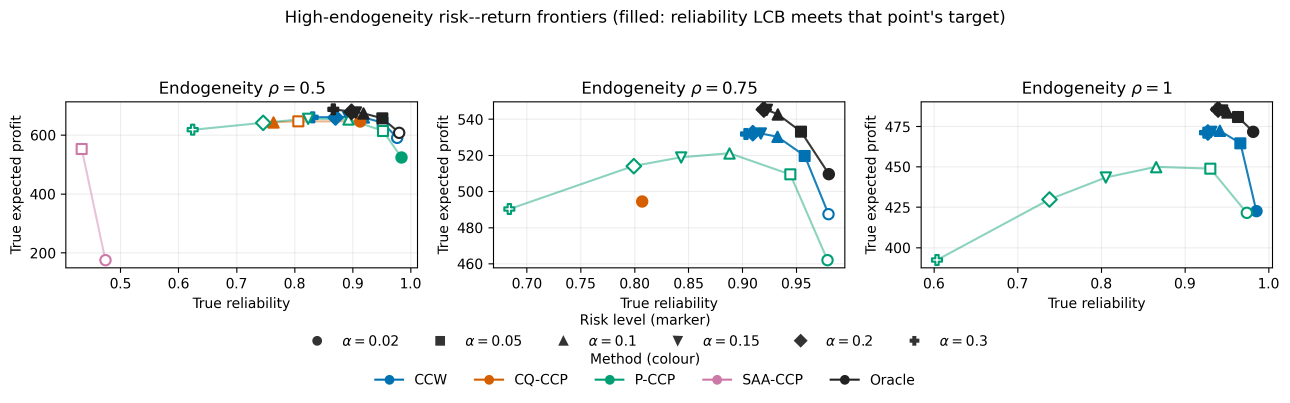
#> input picture experiments/frontier/high_endogeneity_pareto_frontier.png, 3868 x 1209 px (shown at 1/3 size)
$ python layout_archive_fig4.py high_endogeneity_pareto_frontier.png out.png
#> lines starting #> are read from the running program, lines starting #| are printed output that depends on the picture
"""Reproduce Figure 4 at print size from its archived bitmap.

Usage: python plot_fig4.py high_endogeneity_pareto_frontier.png fig4_large.pdf
Requires Pillow, numpy, and matplotlib. Source data areas are embedded as
unresampled image crops; all text and the method key are redrawn as vectors.
Tick centers refer to pixel centers in the original 3868 by 1209 PNG.
"""

import argparse
import hashlib
from pathlib import Path

import matplotlib
matplotlib.use("Agg")
from matplotlib import pyplot as plt
from matplotlib.lines import Line2D
import numpy as np
from PIL import Image


SOURCE_HASH = "55d17d706e07362d4f823e7d2cc5dd3cb33e04711da743e3b9b94f3f8eb3ab27"
WIDTH_IN = 6.5
HEIGHT_IN = 1.84
PLOT_WIDTH_IN = 1.74
PLOT_BOTTOM_IN = 0.72

# Pillow crop coordinates are half open. Each crop includes the original
# enclosing frame as well as every pixel of the data region.
PANELS = (
    {
        "box": (196, 304, 1254, 805), "left_in": 0.53, "rho": "0.50",
        "xpos": (361, 535, 710, 884, 1058, 1232),
        "xtext": ("0.5", "0.6", "0.7", "0.8", "0.9", "1.0"),
        "ypos": (758, 582, 405), "ytext": ("200", "400", "600"),
    },
    {
        "box": (1479, 304, 2536, 805), "left_in": 2.61, "rho": "0.75",
        "xpos": (1580, 1742, 1904, 2065, 2227, 2389),
        "xtext": ("0.70", "0.75", "0.80", "0.85", "0.90", "0.95"),
        "ypos": (791, 683, 574, 466, 357), "ytext": ("460", "480", "500", "520", "540"),
    },
    {
        "box": (2762, 304, 3819, 805), "left_in": 4.68, "rho": "1.00",
        "xpos": (2802, 3053, 3304, 3555, 3806),
        "xtext": ("0.6", "0.7", "0.8", "0.9", "1.0"),
        "ypos": (743, 621, 500, 379), "ytext": ("400", "425", "450", "475"),
    },
)
METHODS = (
    ("CCW", "#0072b2"), ("CQ-CCP", "#d55e00"), ("P-CCP", "#009e73"),
    ("SAA-CCP", "#cc79a7"), ("Oracle", "#222222"),
)


def draw_panel(fig, archive, panel):
    left, top, right, bottom = panel["box"]
    width, height = right - left, bottom - top
    height_in = PLOT_WIDTH_IN * height / width
    ax = fig.add_axes([
        panel["left_in"] / WIDTH_IN, PLOT_BOTTOM_IN / HEIGHT_IN,
        PLOT_WIDTH_IN / WIDTH_IN, height_in / HEIGHT_IN,
    ])
    ax.imshow(
        np.asarray(archive.crop(panel["box"])), extent=(0, 1, 0, 1),
        origin="upper", interpolation="none", resample=False, aspect="auto",
    )
    for spine in ax.spines.values():
        spine.set_linewidth(0.5)
    ax.set_xticks([(x - left + 0.5) / width for x in panel["xpos"]])
    ax.set_xticklabels(panel["xtext"])
    ax.set_yticks([(bottom - y - 0.5) / height for y in panel["ypos"]])
    ax.set_yticklabels(panel["ytext"])
    for label in ax.get_xticklabels() + ax.get_yticklabels():
        label.set_fontstretch("condensed")
    ax.tick_params(length=2.4, width=0.55, pad=2.1, labelsize=8)
    ax.set_title(r"$\rho = " + panel["rho"] + "$", fontsize=9.3, pad=3.5)
    return height_in


def render(source, output):
    if hashlib.sha256(source.read_bytes()).hexdigest() != SOURCE_HASH:
        raise ValueError("The input does not match the archived source figure.")
    plt.rcParams.update({
        "font.family": "DejaVu Sans", "font.size": 8.5, "pdf.fonttype": 42,
        "pdf.compression": 9, "image.composite_image": False,
        "mathtext.fontset": "dejavusans",
    })
    fig = plt.figure(figsize=(WIDTH_IN, HEIGHT_IN))
    with Image.open(source) as source_image:
#> source_image is the input picture: PIL image 3868x1209 RGBA; mean R, G, B, A 244.8, 245.7, 245.7, 255
        archive = source_image.convert("RGB")
        for panel in PANELS:
            height_in = draw_panel(fig, archive, panel)
#> this loop made 3 passes
#> height_in on passes 1 to 3: 0.824, 0.825, 0.825
    fig.text(
        0.102 / WIDTH_IN, (PLOT_BOTTOM_IN + height_in / 2) / HEIGHT_IN,
        "True expected profit", fontsize=9, ha="center", va="center", rotation=90,
    )
    fig.text(0.5, 0.385 / HEIGHT_IN, "True reliability", fontsize=9, ha="center", va="center")
    handles = [
        Line2D([], [], color=color, marker="o", ms=4.4, lw=1.15, label=method)
        for method, color in METHODS
    ]
    fig.legend(
        handles=handles, loc="center", bbox_to_anchor=(0.5, 0.135 / HEIGHT_IN),
        frameon=False, ncol=5, fontsize=8.5, handlelength=1.6,
        handletextpad=0.45, columnspacing=1.5, borderaxespad=0,
    )
    fig.savefig(str(output), metadata={"Title": "Profit and reliability at higher DDU intensities"})
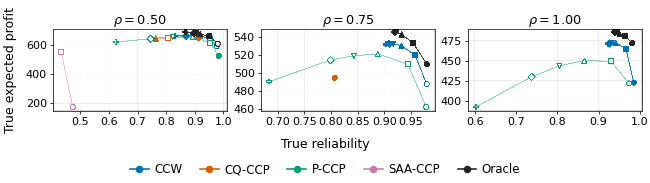
#> figure drawn by matplotlib, 3 panels
    plt.close(fig)


if __name__ == "__main__":
    parser = argparse.ArgumentParser(description=__doc__.splitlines()[0])
    parser.add_argument("source", type=Path)
    parser.add_argument("output", type=Path)
    args = parser.parse_args()
    render(args.source, args.output)
